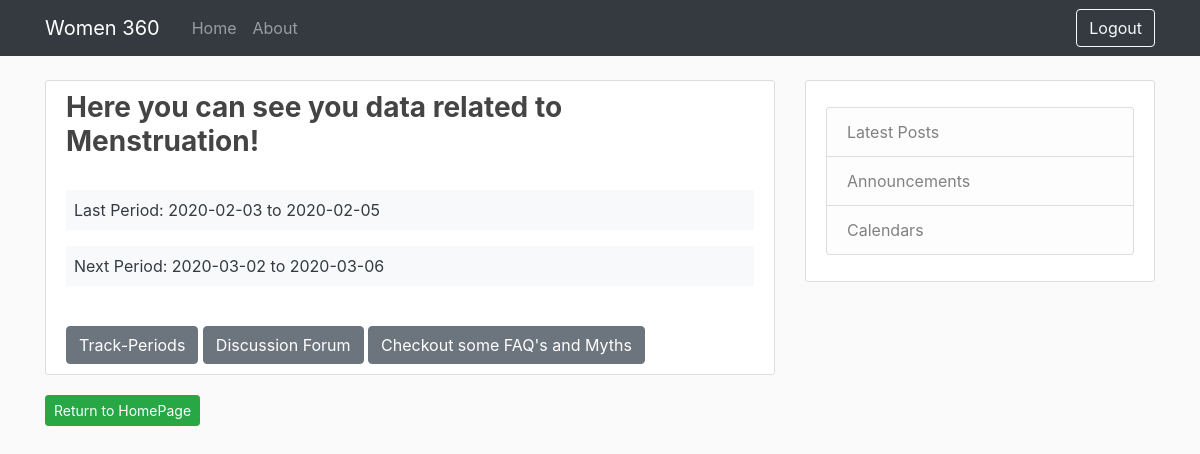
Screenshot of /periods/home (signed in) with the database file from the repository.
### women360/models.py (models this page shows, shortened)
class FitnessData(db.Model, UserMixin):
    id = db.Column(db.Integer, primary_key=True)
    timestamp = db.Column(db.DateTime(), default=datetime.datetime.utcnow)
    user_id = db.Column(db.Integer, db.ForeignKey('user.id'))
    age = db.Column(db.Integer, default = None)
    height = db.Column(db.Float, default = None)
    weight = db.Column(db.Float, default = None)
    avgPeriodLen = db.Column(db.Integer, default = None)
    avgCycleLen = db.Column(db.Integer, default = None)
    lastPeriodStart = db.Column(db.Date(), default = None)
    lastPeriodEnd = db.Column(db.Date(), default = None)

class Predictions(db.Model):
    id = db.Column(db.Integer, primary_key=True)
    user_id = db.Column(db.Integer, db.ForeignKey('user.id'))
    nextPeriodStart = db.Column(db.Date())
    nextPeriodEnd = db.Column(db.Date())

### women360/menstruation/routes.py (the view)
@menstruation.route("/periods/home", methods=['GET', 'POST'])
@login_required
def periods():
    fitnessData = FitnessData.query.filter_by(user_id=current_user.id).first()
    predictions = Predictions.query.filter_by(user_id=current_user.id).first()
    return render_template('periodHome.html', data=fitnessData, predictions=predictions)

### women360/models.py (called while the page is built)
@login_manager.user_loader
def load_user(user_id):
    return User.query.get(int(user_id))

### women360/templates/periodHome.html
{% extends "layout.html" %}
{% block content %}
    <div class = "content-section">
        <h3 class = "font-weight-bold">Here you can see you data related to Menstruation! </h3>
        <br>
        {% if current_user.is_authenticated %}
            {% if data.lastPeriodStart %}
                <p class="d-block p-2 bg-light text-dark"> Last Period: {{ data.lastPeriodStart.strftime('%Y-%m-%d') }} to {{ data.lastPeriodEnd.strftime('%Y-%m-%d') }}</p>
            {% else %}
                <p class="font-weight-light"> Please track your periods to get details!
            {% endif %}
            {% if predictions.nextPeriodStart %}
                <p class="d-block p-2 bg-light text-dark"> Next Period: {{ predictions.nextPeriodStart.strftime('%Y-%m-%d') }} to {{ predictions.nextPeriodEnd.strftime('%Y-%m-%d') }}</p>
            {% else %}
                <p class="font-weight-light"> Please update some details in the Profile section to know about predictions! </p>
            {% endif %}
            <br>
            <a class="btn btn-secondary" href="{{ url_for('menstruation.track') }}">Track-Periods</a>
            <a class="btn btn-secondary" href="{{ url_for('home.wip') }}">Discussion Forum</a>
            <a class="btn btn-secondary" href="{{ url_for('home.wip') }}">Checkout some FAQ's and Myths</a>
        {% endif %}
    </div>
    <a class="btn btn-success btn-sm" href="{{ url_for('home.homepage') }}">Return to HomePage</a>
{% endblock content %}

### women360/static/main.css (style rules this page uses)
body { background: #fafafa; color: #333333; margin-top: 5rem; }
h1, h2, h3, h4, h5, h6 { color: #444444; }
.content-section { background: #ffffff; padding: 10px 20px; border: 1px solid #dddddd; border-radius: 3px; margin-bottom: 20px; }

### rows the page displays
FitnessData: lastPeriodStart "2020-02-03", lastPeriodEnd "2020-02-05"
Predictions: nextPeriodStart "2020-03-02", nextPeriodEnd "2020-03-06"
